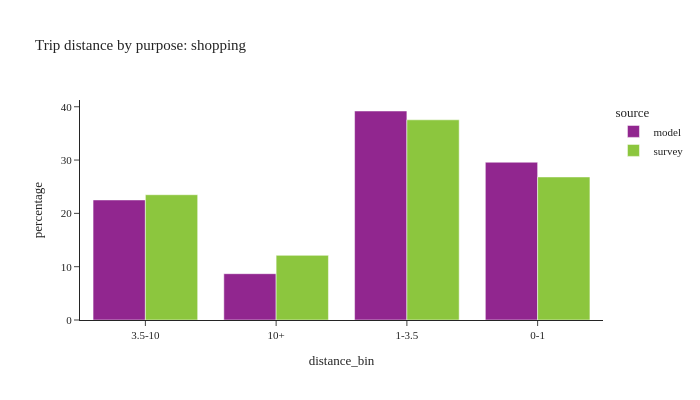

The cell this chart's notebook holds for it:
### Code cell
plot_bins(trip, pl.col('dpurp') == 5, 'shopping')

### Figure 1 — Plotly figure (JSON) as saved in the notebook; plotly's stock layout.template omitted (floating-point values rounded to 4 significant figures)
{"data": [{"alignmentgroup": "True", "customdata": [[469235], [181016], [816919], [616706]], "hovertemplate": "source=model<br>distance_bin=%{x}<br>percentage=%{y}<br>sample count=%{customdata[0]}<extra></extra>", "legendgroup": "model", "marker": {"color": "#91268F", "pattern": {"shape": ""}}, "name": "model", "offsetgroup": "model", "orientation": "v", "showlegend": true, "textposition": "auto", "type": "bar", "x": ["3.5-10", "10+", "1-3.5", "0-1"], "xaxis": "x", "y": [22.52, 8.687, 39.2, 29.59], "yaxis": "y"}, {"alignmentgroup": "True", "customdata": [[732], [833], [231], [536]], "hovertemplate": "source=survey<br>distance_bin=%{x}<br>percentage=%{y}<br>sample count=%{customdata[0]}<extra></extra>", "legendgroup": "survey", "marker": {"color": "#8CC63E", "pattern": {"shape": ""}}, "name": "survey", "offsetgroup": "survey", "orientation": "v", "showlegend": true, "textposition": "auto", "type": "bar", "x": ["0-1", "1-3.5", "10+", "3.5-10"], "xaxis": "x", "y": [26.83, 37.55, 12.12, 23.5], "yaxis": "y"}], "layout": {"barmode": "group", "font": {"size": 11}, "height": 400, "legend": {"title": {"text": "source"}, "tracegroupgap": 0}, "title": {"text": "Trip distance by purpose: shopping"}, "width": 700, "xaxis": {"anchor": "y", "domain": [0.0, 1.0], "title": {"text": "distance_bin"}}, "yaxis": {"anchor": "x", "domain": [0.0, 1.0], "title": {"text": "percentage"}}}}
